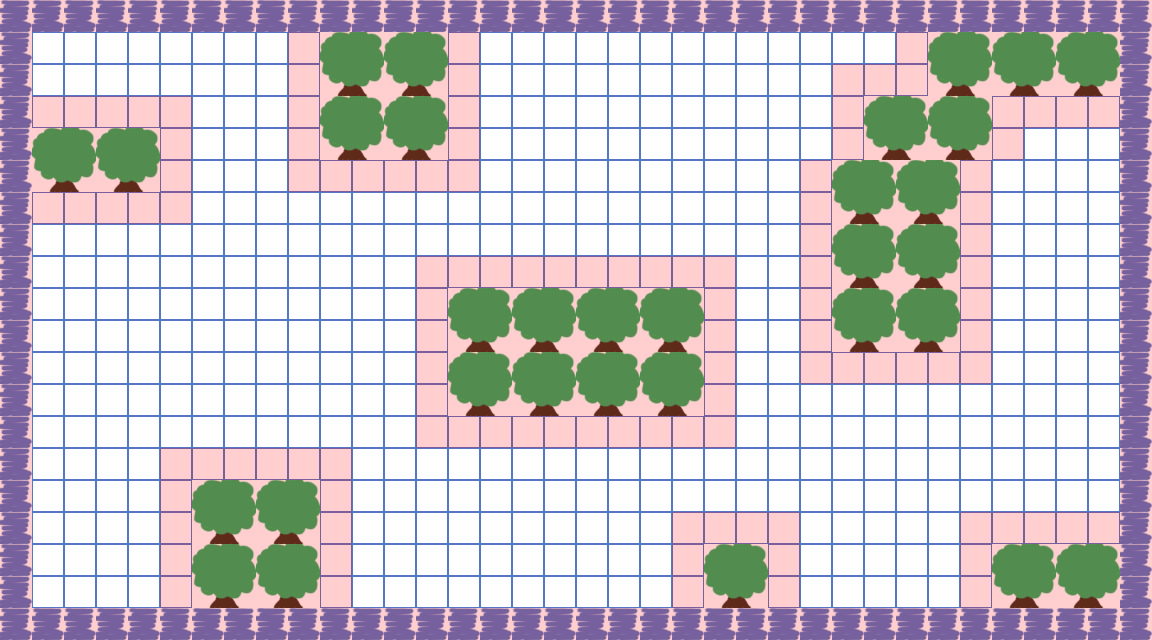

Below is a game level as drawn by its tile map, then a one-line description and the .tmx that defines it (tile-layer data replaced by summaries):
An orthogonal 36x20 tile map with 32x32 px tiles, 3 tile layers (background, wall, Meta), 2 tilesets and 7 objects (player, enemy2, enemy4, enemy5, enemy6, ...).

<map version="1.0" orientation="orthogonal" width="36" height="20" tilewidth="32" tileheight="32">
 <tileset firstgid="1" name="set" tilewidth="32" tileheight="32">
  <image source="set.png" width="64" height="96" />
 </tileset>
 <tileset firstgid="7" name="meta_tiles" tilewidth="32" tileheight="32" spacing="1" margin="1">
  <image source="meta_tiles.png" width="67" height="34" />
  <tile id="0">
   <properties>
    <property name="Collidable" value="True" />
   </properties>
  </tile>
 </tileset>
 <layer name="background" width="36" height="20">
  <data>[720 cells, 720 non-empty, 5 distinct tile ids]</data>
 </layer>
 <layer name="wall" width="36" height="20">
  <data>[720 cells, 228 non-empty, 5 distinct tile ids]</data>
 </layer>
 <objectgroup name="objects" width="36" height="20">
  <object name="player" x="591" y="557" />
  <object name="enemy2" x="254" y="317" />
  <object name="enemy4" x="609" y="129" />
  <object name="enemy5" x="892" y="478" />
  <object name="enemy6" x="1056" y="258" />
  <object name="enemy1" x="92" y="64" />
  <object name="enemy3" x="96" y="542" />
 </objectgroup>
 <layer name="Meta" width="36" height="20">
  <data>[720 cells, 348 non-empty, 1 distinct tile ids]</data>
 </layer>
</map>
